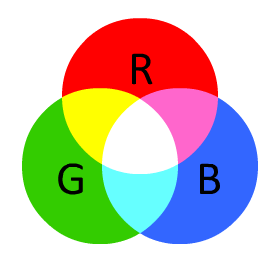
#> input picture im/rgb.png, 271 x 271 px
$ jupyter execute --allow-errors test.ipynb   (shell and % lines are left out)
#> lines starting #> are read from the running program, lines starting #| are printed output that depends on the picture
# Filtrado de imágenes en Python

Es posible hacer operaciones en Python de diferente manera y con distintas librerías, los resultados tendrán pequeñas variaciones según el método que se decida utilizar.

Para este trabajo usaremos las siguientes librerías para ejemplificar esta situación:

[cell 1]
import cv2 as cv
import numpy as np
from matplotlib import pyplot as plt
from PIL import Image

Ahora se leerá una serie de imágenes y después se establecerá la variable `im`, sobre la cual se trabajarán los ejemplos posteriores.

[cell 2]
image_color_rgb = cv.imread('im/rgb.png')
#> image_color_rgb is the input picture: shape (271, 271, 3); mean B, G, R 179.4, 192, 198
#> (the rest of this cell did not finish here and is left out)

Como puede verse, es posible abrir una imagen de formas diferentes, depende de como se decida trabajar con cada una.

## Cambiar la imagen a escala de grises

Primero veremos como cambiar una imagen a color a escala de grises. Es importante porque gran cantidad de filtros trabajan bajo este rango de color.

[cell 3]
im = image_color_rgb
plt.imshow(im)
plt.title("Imagen original en RGB")
plt.show()

Esta primera forma utiliza la librería OpenCV.

[cell 4]
grayscale = cv.cvtColor(im, cv.COLOR_BGR2GRAY)
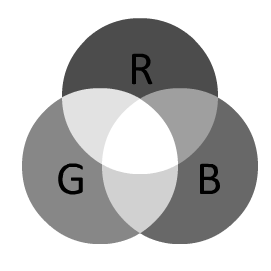
#> grayscale: shape (271, 271); min 0, max 255, mean 192.3

[cell 5]
plt.imshow(grayscale)
plt.title("Imagen en escala de grises con cvtColor")
plt.show()
cv.imwrite('out/gs-cvt.png', grayscale)
#> Out = True

Escala de grises con un solo canal B,G,R -> 0,1,2 respectivamente.

[cell 6]
grayscale = im[:,:,1]
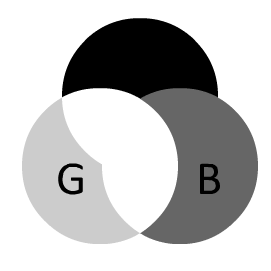
#> grayscale: shape (271, 271); min 0, max 255, mean 192
plt.imshow(grayscale)
plt.title("Imagen en escala de grises con un solo canal")
plt.show()
cv.imwrite('out/gs-1c.png', grayscale)
#> Out = True

También es posible usar promedios. Los promedios que pueden seguir estos modelos matemáticos:
- Y= 0.114B + 0.587G + 0.299R
- Y= 0.33B + 0.33G + 0.33R

[cell 7]
grayscale = 0.33*im[:,:,0] + 0.33*im[:,:,1] + 0.33*im[:,:,2]
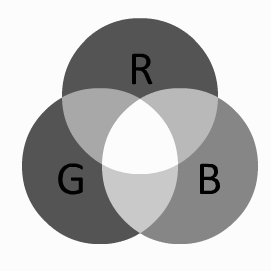
#> grayscale: shape (271, 271) float64; min 0, max 252.5, mean 187.9
grayscale = grayscale.astype(np.uint8)
plt.imshow(grayscale)
plt.title("Imagen en escala de grises con promedios")
plt.show()
cv.imwrite('out/gs-p.png', grayscale)
#> Out = True

## Filtro de mediana

El filtro de mediana se usa para eliminar el ruido _sal y pimienta_. Esta primera implementación es tomada de un [código de Github](https://github.com/MeteHanC/Python-Median-Filter/blob/master/MedianFilter.py).

[cell 8]
def median_filter(data, filter_size):
    """Apply the median filter.

    Arguments:
    data -- An array that represents an image.
    filter_size -- An impair integer that represents mask/window size.

    Return a filtered array that represents an image.
    """
#> called with filter_size = 3
    if (filter_size % 2) == 0:
        raise TypeError("filter_size must be an impair integer")
    if not isinstance(data, np.ndarray):
        raise TypeError("data must be an array")
    indexer = filter_size // 2
    window = [
        (i, j)
        for i in range(-indexer, filter_size-indexer)
        for j in range(-indexer, filter_size-indexer)
    ]
    index = len(window) // 2
    for i in range(len(data)):
        for j in range(len(data[0])):
            data[i][j] = sorted(
                0 if (
                    min(i+a, j+b) < 0
                    or len(data) <= i+a
                    or len(data[0]) <= j+b
                ) else data[i+a][j+b]
                for a, b in window
            )[index]
#> this loop made 1 pass
    return data

$ run again, with im/all.png copied over im/rgb.png
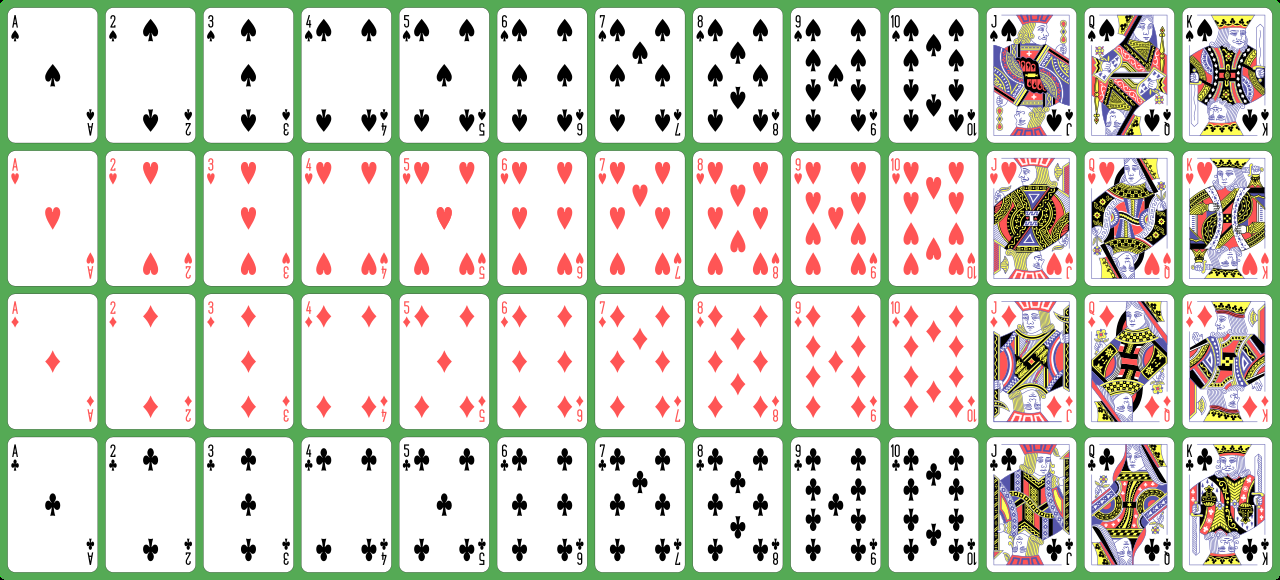
#> input picture im/all.png, 1280 x 580 px
#> image_color_rgb is the input picture: shape (580, 1280, 3); mean B, G, R 199, 212.5, 208.4
#> `cv.imwrite('out/gs-cvt.png', grayscale)`: Out = True
#> `grayscale = im[:,:,1]`:
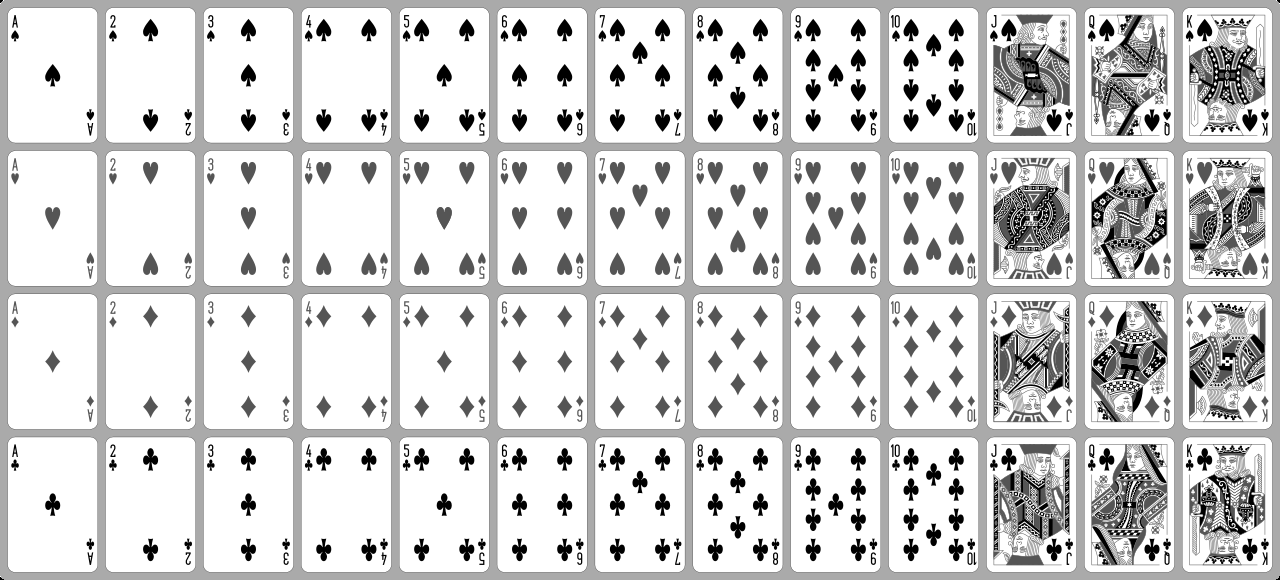
#> grayscale: shape (580, 1280); min 0, max 255, mean 212.5
#> `grayscale = 0.33*im[:,:,0] + 0.33*im[:,:,1] + 0.33*im[:,:,2]`:
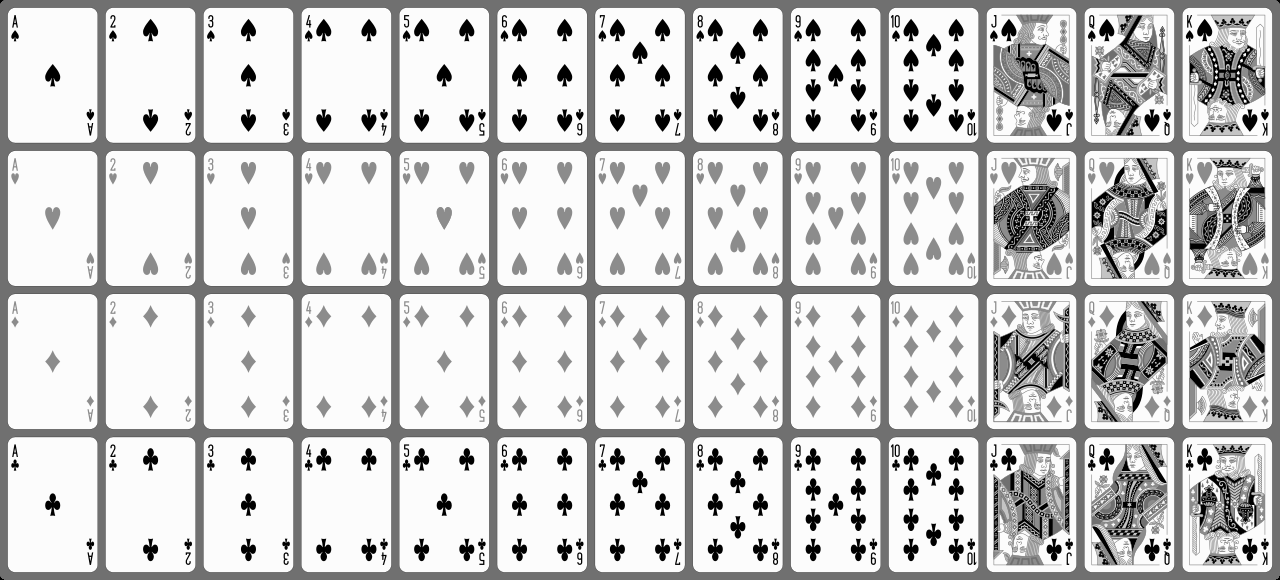
#> grayscale: shape (580, 1280) float64; min 0, max 252.5, mean 204.6
#> the loop in median_filter, `for i in range(len(data)):` made 1 pass
